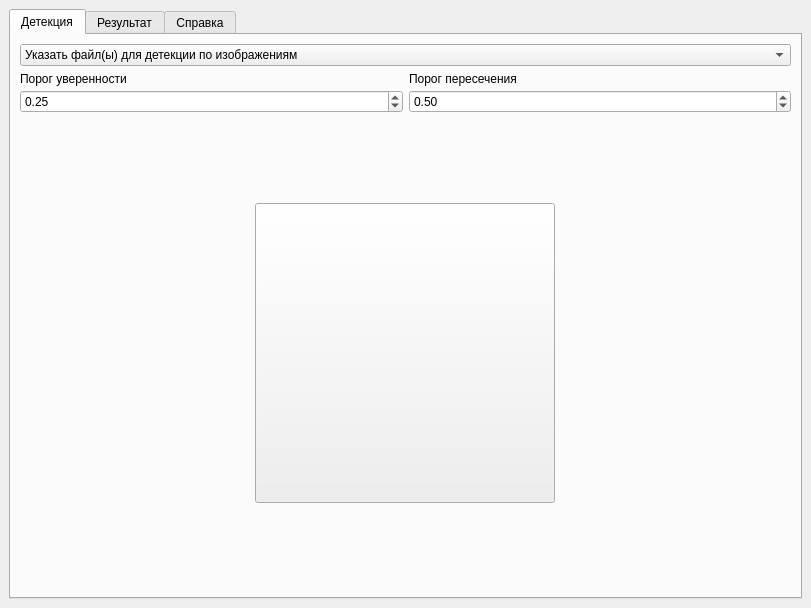
<?xml version="1.0" encoding="UTF-8"?>
<ui version="4.0">
 <class>MainWindow</class>
 <widget class="QMainWindow" name="MainWindow">
  <property name="geometry">
   <rect>
    <x>0</x>
    <y>0</y>
    <width>811</width>
    <height>608</height>
   </rect>
  </property>
  <property name="windowTitle">
   <string>MainWindow</string>
  </property>
  <widget class="QWidget" name="centralwidget">
   <layout class="QGridLayout" name="gridLayout_3">
    <item row="1" column="0">
     <widget class="QTabWidget" name="tabWidget">
      <property name="toolTip">
       <string/>
      </property>
      <property name="currentIndex">
       <number>0</number>
      </property>
      <widget class="QWidget" name="tab">
       <attribute name="title">
        <string>Детекция</string>
       </attribute>
       <layout class="QGridLayout" name="gridLayout">
        <item row="2" column="0">
         <widget class="QWidget" name="widget" native="true">
          <layout class="QGridLayout" name="gridLayout_2">
           <item row="0" column="0">
            <widget class="QToolButton" name="load_button">
             <property name="minimumSize">
              <size>
               <width>300</width>
               <height>300</height>
              </size>
             </property>
             <property name="toolTip">
              <string>Загрузить данные для детекции</string>
             </property>
             <property name="styleSheet">
              <string notr="true"/>
             </property>
             <property name="text">
              <string/>
             </property>
             <property name="icon">
              <iconset>
               <normaloff>:/icons/icons/download.png</normaloff>:/icons/icons/download.png</iconset>
             </property>
             <property name="iconSize">
              <size>
               <width>64</width>
               <height>64</height>
              </size>
             </property>
            </widget>
           </item>
          </layout>
         </widget>
        </item>
        <item row="1" column="0">
         <layout class="QVBoxLayout" name="verticalLayout_2">
          <item>
           <widget class="QComboBox" name="select_files">
            <property name="layoutDirection">
             <enum>Qt::LeftToRight</enum>
            </property>
            <item>
             <property name="text">
              <string>Указать файл(ы) для детекции по изображениям</string>
             </property>
            </item>
            <item>
             <property name="text">
              <string>Указать файл(ы) для детекции по видео</string>
             </property>
            </item>
            <item>
             <property name="text">
              <string>Указать путь до директории с изображениями</string>
             </property>
            </item>
            <item>
             <property name="text">
              <string>Указать путь до директории с видео</string>
             </property>
            </item>
            <item>
             <property name="text">
              <string>Детекция по видео-камере</string>
             </property>
            </item>
           </widget>
          </item>
          <item>
           <layout class="QHBoxLayout" name="horizontalLayout">
            <item>
             <layout class="QVBoxLayout" name="verticalLayout_3">
              <property name="spacing">
               <number>4</number>
              </property>
              <item>
               <widget class="QLabel" name="label_3">
                <property name="sizePolicy">
                 <sizepolicy hsizetype="Fixed" vsizetype="Fixed">
                  <horstretch>0</horstretch>
                  <verstretch>0</verstretch>
                 </sizepolicy>
                </property>
                <property name="text">
                 <string>Порог уверенности</string>
                </property>
               </widget>
              </item>
              <item>
               <widget class="QDoubleSpinBox" name="conf">
                <property name="maximum">
                 <double>1.000000000000000</double>
                </property>
                <property name="singleStep">
                 <double>0.050000000000000</double>
                </property>
                <property name="value">
                 <double>0.250000000000000</double>
                </property>
               </widget>
              </item>
             </layout>
            </item>
            <item>
             <layout class="QVBoxLayout" name="verticalLayout_4">
              <property name="spacing">
               <number>4</number>
              </property>
              <item>
               <widget class="QLabel" name="label_4">
                <property name="sizePolicy">
                 <sizepolicy hsizetype="Fixed" vsizetype="Fixed">
                  <horstretch>0</horstretch>
                  <verstretch>0</verstretch>
                 </sizepolicy>
                </property>
                <property name="text">
                 <string>Порог пересечения</string>
                </property>
               </widget>
              </item>
              <item>
               <widget class="QDoubleSpinBox" name="iou">
                <property name="maximum">
                 <double>1.000000000000000</double>
                </property>
                <property name="singleStep">
                 <double>0.050000000000000</double>
                </property>
                <property name="value">
                 <double>0.500000000000000</double>
                </property>
               </widget>
              </item>
             </layout>
            </item>
           </layout>
          </item>
         </layout>
        </item>
       </layout>
      </widget>
      <widget class="QWidget" name="tab_3">
       <attribute name="title">
        <string>Результат</string>
       </attribute>
       <layout class="QGridLayout" name="gridLayout_6">
        <item row="0" column="0">
         <layout class="QVBoxLayout" name="verticalLayout_5">
          <item>
           <widget class="QScrollArea" name="scrollArea">
            <property name="widgetResizable">
             <bool>true</bool>
            </property>
            <widget class="QWidget" name="scrollAreaWidgetContents">
             <property name="geometry">
              <rect>
               <x>0</x>
               <y>0</y>
               <width>767</width>
               <height>535</height>
              </rect>
             </property>
             <layout class="QGridLayout" name="gridLayout_4">
              <item row="0" column="0">
               <widget class="QLabel" name="label">
                <property name="text">
                 <string>На данной странице будут результаты детекции</string>
                </property>
                <property name="alignment">
                 <set>Qt::AlignCenter</set>
                </property>
               </widget>
              </item>
             </layout>
            </widget>
           </widget>
          </item>
         </layout>
        </item>
       </layout>
      </widget>
      <widget class="QWidget" name="tab_5">
       <attribute name="title">
        <string>Справка</string>
       </attribute>
       <layout class="QGridLayout" name="gridLayout_5">
        <item row="0" column="0">
         <widget class="QPlainTextEdit" name="reference"/>
        </item>
       </layout>
      </widget>
     </widget>
    </item>
   </layout>
  </widget>
 </widget>
 <resources>
  <include location="resources.qrc"/>
 </resources>
 <connections/>
</ui>
